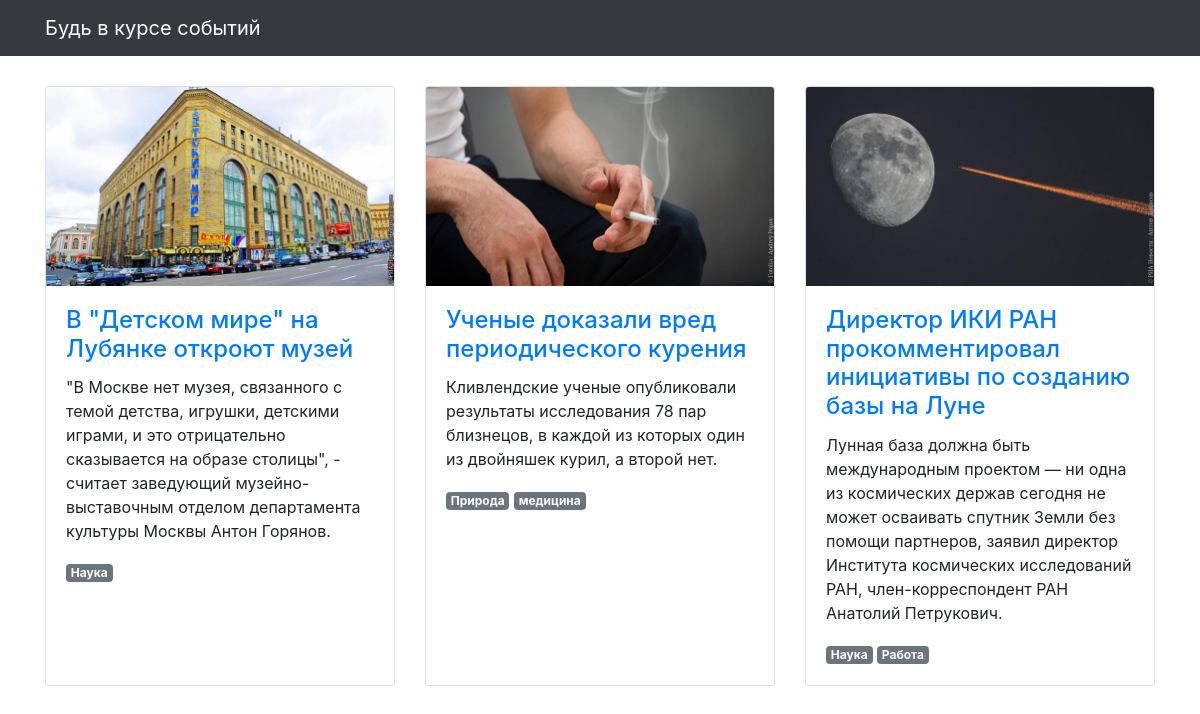
The page / on the database its author committed.
### articles/models.py (models this page shows, shortened)
class Article(models.Model):
    title = models.CharField(max_length=256, verbose_name='Название')
    text = models.TextField(verbose_name='Текст')
    published_at = models.DateTimeField(verbose_name='Дата публикации')
    image = models.ImageField(null=True, blank=True, verbose_name='Изображение')
    scopes = models.ManyToManyField(Scope, through='ArticleScope')
    class Meta:
        verbose_name = 'Статья'
        verbose_name_plural = 'Статьи'

class Scope(models.Model):
    name = models.CharField(max_length=50)
    class Meta:
        verbose_name = 'РАЗДЕЛ'
        verbose_name_plural = 'РАЗДЕЛЫ'

### articles/views.py (the view)
# urls.py: path('', ArticleListView.as_view()),
class ArticleListView(ListView):
    template_name = 'articles/news.html'
    model = Article
    ordering = '-published_at'
    def get_context_data(self, **kwargs):
        context = super(ArticleListView, self).get_context_data(**kwargs)
        for article in context['object_list']:
            article.sorted_scopes = article.scopes.all().order_by('name')
        return context

### templates/articles/news.html (shortened to what this page needs)
{% extends "articles/base.html" %}
{% load static %}
{% block content %}
<div class="row">
  {% for article in object_list %}
  <div class="col-lg-4 col-sm-6 portfolio-item">
    <div class="card h-100">
      <a href="#"><img class="card-img-top" src="{% get_media_prefix %}{{ article.image }}" alt=""></a>
      <div class="card-body">
        <h4 class="card-title">
          <a href="#">{{ article.title }}</a>
        </h4>
        <p class="card-text">{{ article.text }}</p>
        {% for scope in article.sorted_scopes %}
          <span class="badge {% if scope.base_scope %}badge-primary{% else %}badge-secondary{% endif %}">{{ scope.name }}</span>
        {% endfor %}
      </div>
    </div>
  </div>
  {% endfor %}
</div>
{% endblock %}

### templates/articles/base.html (shortened to what this page needs)
<!DOCTYPE html>
{% load static %}
<html>
  <head>
    <link href="{% static  "css/bootstrap.min.css"  %}" rel="stylesheet">
    <link href="{% static  "css/3-col-portfolio.css" %}" rel="stylesheet">
  </head>
  <body>
    <nav class="navbar navbar-expand-lg navbar-dark bg-dark fixed-top">
      <div class="container">
        <a class="navbar-brand" href="#">Будь в курсе событий</a>
      </div>
    </nav>
    <div class="container">{% block content %}{% endblock %}</div>
  </body>
</html>

### static/css/3-col-portfolio.css (style rules this page uses)
body { padding-top: 84px; padding-bottom: 84px; }
@media (min-width: 992px) { body { padding-top: 86px; padding-bottom: 86px; } }

### rows shown on the page
Article: image (picture), title "В \"Детском мире\" на Лубянке откроют музей", text "\"В Москве нет музея, связанного с темой детства, игрушки, детскими играми, и это отрицательно сказывается на образе столицы\", - считает заведующий музейно-выставочным отделом департамента культуры Москвы Антон Горянов."
Scope: name "Наука"
Article: image (picture), title "Ученые доказали вред периодического курения", text "Кливлендские ученые опубликовали результаты исследования 78 пар близнецов, в каждой из которых один из двойняшек курил, а второй нет."
Scope: name "Природа"
Scope: name "медицина"
Article: image (picture), title "Директор ИКИ РАН прокомментировал инициативы по созданию базы на Луне", text "Лунная база должна быть международным проектом — ни одна из космических держав сегодня не может осваивать спутник Земли без помощи партнеров, заявил директор Института космических исследований РАН, член-корреспондент РАН Анатолий Петрукович."
Scope: name "Работа"
